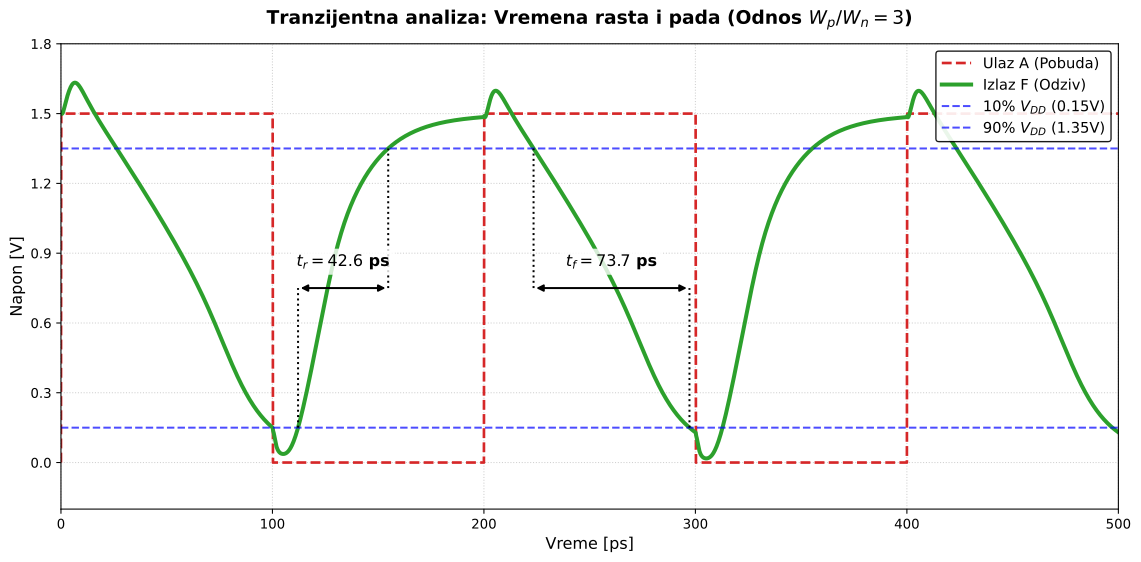

Reproduce this figure in Python.
import numpy as np
import matplotlib.pyplot as plt
import matplotlib.ticker as ticker

podaci = np.loadtxt('/home/Nikola.Jankovic/projekat/slucaj_3/python/odziv_3.txt') 

t = podaci[:, 0] * 1e12  
v_in = podaci[:, 1]          
v_out = podaci[:, 3]        

def nadji_presek(vreme, napon, prag, smer, pocetno_vreme):
    idx = np.where(vreme > pocetno_vreme)[0]
    t_sub, v_sub = vreme[idx], napon[idx]
    for i in range(len(v_sub)-1):
        if smer == 'rast' and v_sub[i] <= prag <= v_sub[i+1]:
            return np.interp(prag, [v_sub[i], v_sub[i+1]], [t_sub[i], t_sub[i+1]])
        elif smer == 'pad' and v_sub[i] >= prag >= v_sub[i+1]:
            return np.interp(prag, [v_sub[i+1], v_sub[i]], [t_sub[i+1], t_sub[i]])
    return None

tr_10 = nadji_presek(t, v_out, 0.15, 'rast', 80)
tr_90 = nadji_presek(t, v_out, 1.35, 'rast', 80)

tf_90 = nadji_presek(t, v_out, 1.35, 'pad', 180)
tf_10 = nadji_presek(t, v_out, 0.15, 'pad', 180)

fig, ax = plt.subplots(figsize=(12, 6))

ax.plot(t, v_in, color='#d62728', linewidth=2, linestyle='--', label='Ulaz A (Pobuda)')
ax.plot(t, v_out, color='#2ca02c', linewidth=3, label='Izlaz F (Odziv)')

ax.axhline(0.15, color='blue', linestyle='--', linewidth=1.5, alpha=0.7, label='10% $V_{DD}$ (0.15V)')
ax.axhline(1.35, color='blue', linestyle='--', linewidth=1.5, alpha=0.7, label='90% $V_{DD}$ (1.35V)')


visina_kote = 0.75 

ax.annotate('', xy=(tr_10, visina_kote), xytext=(tr_90, visina_kote),
            arrowprops=dict(arrowstyle='<|-|>', color='black', lw=1.5))
ax.plot([tr_10, tr_10], [0.15, visina_kote], color='black', linestyle=':', lw=1.5)
ax.plot([tr_90, tr_90], [visina_kote, 1.35], color='black', linestyle=':', lw=1.5)

ax.text((tr_10 + tr_90)/2, visina_kote + 0.08, rf'$t_r = {(tr_90 - tr_10):.1f}$ ps', 
        ha='center', va='bottom', fontsize=12, fontweight='bold', bbox=dict(facecolor='white', edgecolor='none', alpha=0.8))

ax.annotate('', xy=(tf_90, visina_kote), xytext=(tf_10, visina_kote),
            arrowprops=dict(arrowstyle='<|-|>', color='black', lw=1.5))
ax.plot([tf_90, tf_90], [visina_kote, 1.35], color='black', linestyle=':', lw=1.5)
ax.plot([tf_10, tf_10], [0.15, visina_kote], color='black', linestyle=':', lw=1.5)

ax.text((tf_90 + tf_10)/2, visina_kote + 0.08, rf'$t_f = {(tf_10 - tf_90):.1f}$ ps', 
        ha='center', va='bottom', fontsize=12, fontweight='bold', bbox=dict(facecolor='white', edgecolor='none', alpha=0.8))

ax.set_title('Tranzijentna analiza: Vremena rasta i pada (Odnos $W_p / W_n = 3$)', fontsize=14, fontweight='bold', pad=15)
ax.set_xlabel('Vreme [ps]', fontsize=12)
ax.set_ylabel('Napon [V]', fontsize=12)

ax.set_ylim(-0.2, 1.8)
ax.set_xlim(0, 500)

ax.grid(True, linestyle=':', alpha=0.6)
ax.xaxis.set_major_locator(ticker.MultipleLocator(100))
ax.yaxis.set_major_locator(ticker.MultipleLocator(0.3))

ax.legend(loc='upper right', fontsize=11, frameon=True, edgecolor='black', framealpha=0.9)

plt.tight_layout()
plt.savefig('/home/Nikola.Jankovic/projekat/slucaj_3/python/odziv_3.svg', format='svg', bbox_inches='tight')
plt.show()
